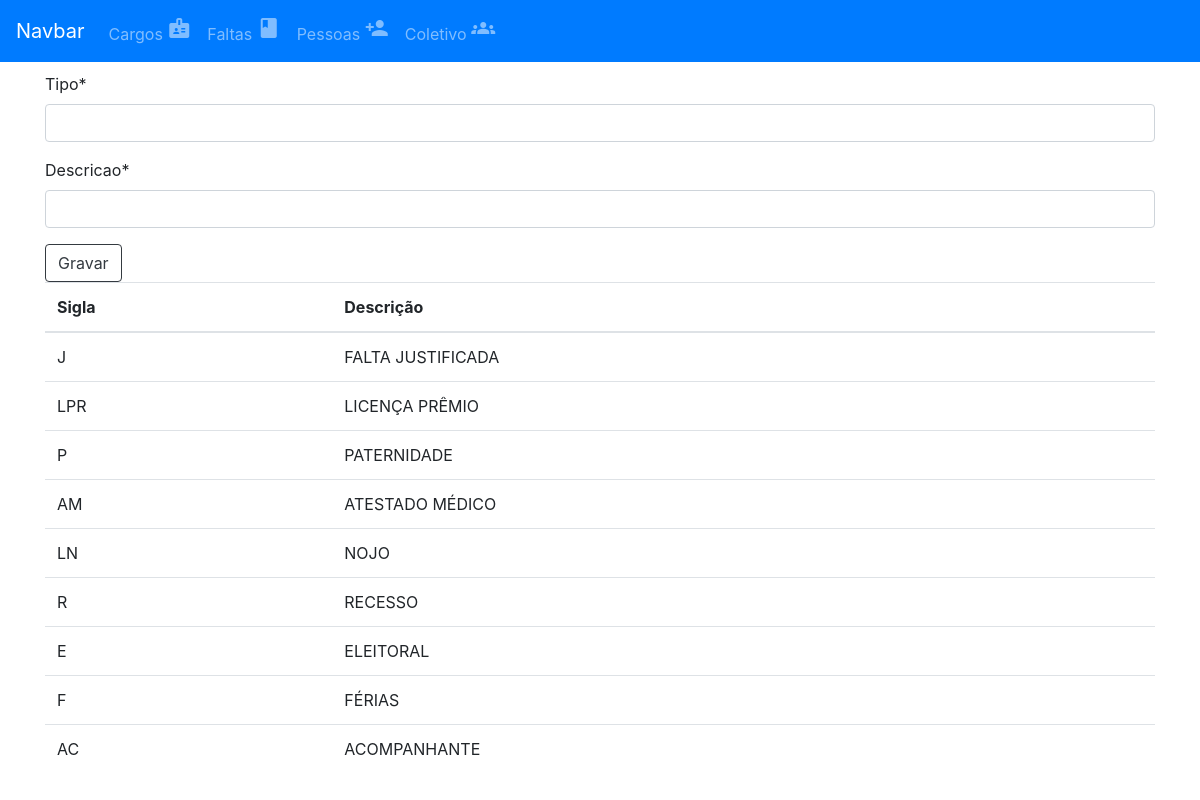
The page /faltas/ on the database its author committed.
### app_falta/models.py (models this page shows, shortened)
class Faltas(models.Model):
    tipo = models.CharField(max_length=3)
    descricao =  models.CharField(max_length=30)

### app_falta/views.py (the view)
# urls.py: path('', faltas, name='listarfaltas'),
def faltas(request):
    faltas = Faltas.objects.all()
    if request.method == 'POST':
        form = formularioTF(request.POST)
        if form.is_valid():
            form.save()
            return redirect('listarfaltas')
    else:
        form = formularioTF()
    return render(request,'cadastrar_tipo_falta.html',{'form':form, 'faltas':faltas})

### app_falta/forms.py
class formularioTF(forms.ModelForm):
    tipo = forms.CharField(max_length=3, required=True)
    descricao = forms.CharField(max_length=30, required=True)
    class Meta:
        model = Faltas
        fields = ['tipo','descricao']

### app_falta/template/cadastrar_tipo_falta.html (shortened to what this page needs)
{% extends 'template/menu.html' %}
{% load crispy_forms_tags %}
{% block content %}
<form method="POST">
    {{ form|crispy }}
    <div clas="form-group">
        <button class="btn btn-outline-dark">Gravar</button>
    </div>
</form>
<table class="table table-hover">
<thead>
    <tr>
        <th scope="col">Sigla</th>
        <th scope="col">Descrição</th>
    </tr>
</thead>
<tbody>
    {% for falta in faltas %}
    <tr>
        <td>{{falta.tipo}}</td>
        <td>{{falta.descricao}}</td>
    </tr>
    {% endfor %}
</tbody>
</table>
{% endblock content %}

### rows shown on the page
Faltas: tipo "J", descricao "FALTA JUSTIFICADA"
Faltas: tipo "LPR", descricao "LICENÇA PRÊMIO"
Faltas: tipo "P", descricao "PATERNIDADE"
Faltas: tipo "AM", descricao "ATESTADO MÉDICO"
Faltas: tipo "LN", descricao "NOJO"
Faltas: tipo "R", descricao "RECESSO"
Faltas: tipo "E", descricao "ELEITORAL"
Faltas: tipo "F", descricao "FÉRIAS"
Faltas: tipo "AC", descricao "ACOMPANHANTE"
